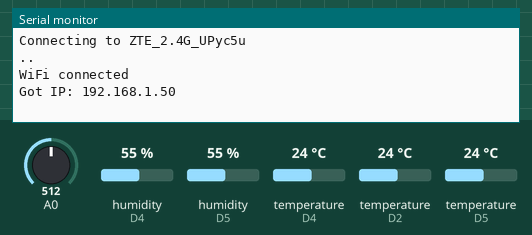
The sketch below on a simulated ESP8266 (NodeMCU). On the bench: the last lines printed to the serial monitor. The test bench sets the inputs (shaded band); at power-on: temperature (sensors on D2, D4, D5) 24 °C, humidity (sensors on D4, D5) 55 %, A0 = 512. WiFi joins after 1.5 s; servers stay silent unless stated.

Above: at 4.2 s.
4.3 s: temperature (sensor on D2) set to 12 °C
At 6.7 s:
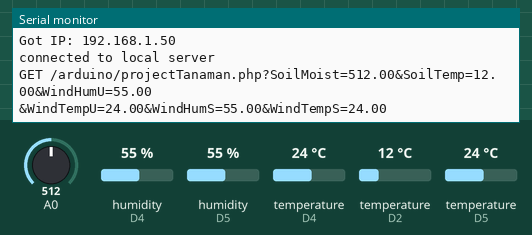
7.0 s: humidity (sensor on D4) set to 22 %
8.5 s: humidity (sensor on D5) set to 22 %
10.0 s: A0 set to 716
11.5 s: temperature (sensor on D4) set to 12 °C
At 11.5 s:
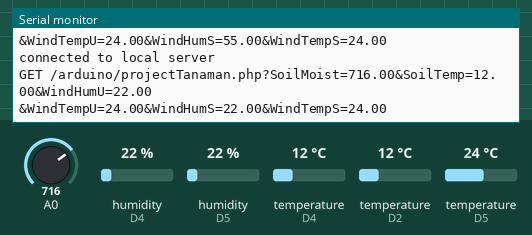

The sketch:

project_tanaman.ino
```cpp
#include "DHT.h"
#include <OneWire.h>
#include <DallasTemperature.h>
#include <ESP8266WiFi.h>
#include <WiFiClient.h>
#include <ESP8266WebServer.h>
#include <ESP8266mDNS.h>
#include <SPI.h>

#define DHTTYPE DHT11   // DHT 11
#define DHTPIN4 D4     // Digital pin connected to the DHT sensor
#define DHTPIN5 D5     // Digital pin connected to the DHT sensor

// GPIO where the DS18B20 is connected to
const int oneWireBus = 4;

// Setup a oneWire instance to communicate with any OneWire devices
OneWire oneWire(oneWireBus);

// Pass our oneWire reference to Dallas Temperature sensor
DallasTemperature sensors(&oneWire);

DHT dht4(DHTPIN4, DHTTYPE);
DHT dht5(DHTPIN5, DHTTYPE);

const char* ssid = "ZTE_2.4G_UPyc5u";
const char* password = "tresna987";
//WiFiClient client;
byte server[] = {192, 168, 1, 11};   //eg: This is the IP address of your PC once XAMPP

WiFiClient client;

void setup() {
  // put your setup code here, to run once:
  Serial.begin(115200);

  // Start the DS18B20 sensor
  sensors.begin();

  dht4.begin();
  dht5.begin();

  // Connect to WiFi network
  Serial.print("Connecting to ");
  Serial.println(ssid);
  WiFi.begin(ssid, password);

  while (WiFi.status() != WL_CONNECTED) {
    delay(1000);
    Serial.print(".");
  }

  Serial.println("");
  Serial.println("WiFi connected");
  Serial.print("Got IP: ");
  Serial.print(WiFi.localIP());
  Serial.println("");
  delay(1000);
}

static unsigned long lastMillis = 0;

void loop() {
  // put your main code here, to run repeatedly:
  sensors.requestTemperatures();
  float temperatureC = sensors.getTempCByIndex(0);
  float temperatureF = sensors.getTempFByIndex(0);
  float humidity4 = dht4.readHumidity();
  float temperature4 = dht4.readTemperature();
  float humidity5 = dht5.readHumidity();
  float temperature5 = dht5.readTemperature();
  float soilMoisture = analogRead(A0);

    // TODO: Replace with your code here
  if (millis() - lastMillis > 5000)
  {
    lastMillis = millis();
    Sending_To_phpmyadmindatabase(soilMoisture, temperatureC, humidity4, temperature4, humidity5, temperature5);
  }
}


 void Sending_To_phpmyadmindatabase(float soilMoisture, float soilTemp, float windHumU, float windTempU, float windHumS, float windTempS)   //CONNECTING WITH MYSQL, pass the variables here to call the function correctly.
   {
   if (client.connect(server, 80)) {
    Serial.println("connected to local server");
    // Make a HTTP request:

    Serial.print("GET /arduino/projectTanaman.php?SoilMoist=");
    client.print("GET /arduino/projectTanaman.php?SoilMoist=");     //YOUR URL
    Serial.print(soilMoisture);
    client.print(soilMoisture);

    client.print("&SoilTemp=");
    Serial.print("&SoilTemp=");
    client.print(soilTemp);
    Serial.print(soilTemp);

    client.print("&WindHumU=");
    Serial.print("&WindHumU=");
    client.print(windHumU);
    Serial.println(windHumU);

    client.print("&WindTempU=");
    Serial.print("&WindTempU=");
    client.print(windTempU);
    Serial.print(windTempU);

    client.print("&WindHumS=");
    Serial.print("&WindHumS=");
    client.print(windHumS);
    Serial.print(windHumS);

    client.print("&WindTempS=");
    Serial.print("&WindTempS=");
    client.print(windTempS);
    Serial.println(windTempS);


    client.print(" ");      //SPACE BEFORE HTTP/1.1
    client.print("HTTP/1.1");
    client.println();

    client.println("Host: 192.168.1.11"); // Add your server IP address here. If you forgotten, please see XAMPP > Apached-access-logs for issues. If the IP address is not added or incorrectly added, Apache will give error 400 which is malformed HTTP Request
    client.println("Connection: close");
    client.println();

  } else {
    // if you didn't get a connection to the server:
    Serial.println("connection failed");
  }
 }
```

Measured:
- after the input at 4.3 s, the serial monitor: prints a new line after 1.3 s (image 1)
